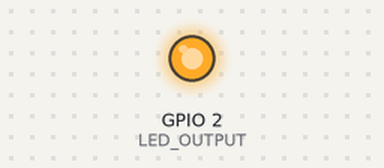
A sketch run on a simulated ESP32. On the bench: output pins drawn as LEDs (lit = HIGH). USB keyboard and mouse output is not drawn; pins used as bus, display or sensor lines are not drawn.

Above: at 16.3 s.
At 28.1 s:
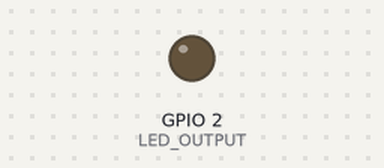
Timing chart, 0 to 40.8 s (numbered marks = the images above):
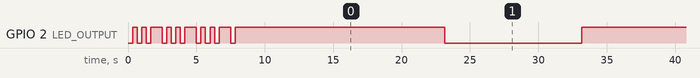

The sketch:

ESP32_HID.ino
```cpp
/*
   This example turns the ESP32 into a Bluetooth LE keyboard that writes the words, presses Enter, presses a media key and then Ctrl+Alt+Delete
*/
#include <BleKeyboard.h>

#define BAUD_RATE 115200
#define DEBUG 0
#define TIME_BTWN_CODES 1000
#define LED_OUTPUT 2
#define NAME "BLE Keyboard"
#define TIME_BEFORE_RESET 2000
#define PIN_RESET 4
#define TIME_IN_RESET 10000
#define TIME_AFTER_RESET 400
#define TIME_BETWEEN_ESP_RESET 60*1000
#define TIME_BETWEEN_ARD_RESET 2*60*60*1000


BleKeyboard bleKeyboard(NAME);

int flag = 1;
int Recebendo = 0;
int countKeepAlive = 0;
unsigned int timeLastChar = 0;
uint16_t *code;
uint8_t inicio = 0x00;
unsigned long int cont = 0;
int missedKeepAlives = 0;
unsigned long int t_last_reset_ard = 0;
unsigned int t_last_reset_esp = 0;


void setup()
{
  pinMode(LED_OUTPUT, OUTPUT);
  pinMode(PIN_RESET, OUTPUT);

  digitalWrite(LED_OUTPUT, HIGH);
  digitalWrite(PIN_RESET, HIGH);

  esp32TurnOn();

  Serial.begin(BAUD_RATE);
  Serial2.begin(BAUD_RATE);

  if (DEBUG)
    Serial.println("Starting BLE work!");

  flag = 1;
  beginBT();

  delay(500);
}

void loop()
{
  char HB = 0x0;
  char LB = 0x0;
  int erros_leitor = 0;

  //delay para dar tempo de monitorar o keep alive
  delay(5);

  countKeepAlive++;

  if ((countKeepAlive > 500) && (Recebendo == 0)) {

    Serial2.write('a');
    delay(100);

    inicio = 0x00;
    if (Serial2.available() > 0) {
      inicio = Serial2.read();
    } else missedKeepAlives ++;

    if (inicio == 0x07) {

      if (Serial2.available() > 0) {
        LB = Serial2.read();
        //if (Serial2.available() > 0) {
        //  HB = Serial2.read();
        //s}

        erros_leitor = ((HB << 8) + LB);

        if (erros_leitor > 100) {
          missedKeepAlives++;
        } else {
          missedKeepAlives = 0;
        }

      } else missedKeepAlives++;

    } else {
      //se não era caracter do keepalive, manda para bluetooth
      if ((inicio != 0x00)) { //se estou recebendo alguma coisa, tenho que imprimir
        Serial.print("eh o caso: ");
        Serial.write(inicio);
      }
    }

    if (DEBUG == 1) {
      Serial.println(erros_leitor);
      Serial.println(missedKeepAlives);
    }
    if (missedKeepAlives > 4) {
      resetArduino();
      missedKeepAlives = 0;
    }
    countKeepAlive = 0;
  }

  if (millis() - t_last_reset_ard > TIME_BETWEEN_ARD_RESET)
  {
    resetArduino();
    t_last_reset_ard = millis();
  }

  if (!bleKeyboard.isConnected() &&  millis() - t_last_reset_esp > TIME_BETWEEN_ESP_RESET)
  {
    bleKeyboard.begin();
    beginBT();
    ESP.restart();
    return;
  } else if (bleKeyboard.isConnected())
  {
#if (DEBUG)
    flag = test_connection(flag);
#endif

    while (Serial2.available() > 0)
    {
      receive_code_from_arduino();
    }
  }
}

int test_connection(int should_test)
{
  if (should_test)
  {
    Serial.println("Sending 'Hello world'...");
    bleKeyboard.print("Hello world");
    delay(1000);
    should_test = 0;
  }
  return should_test;
}

void receive_code_from_arduino()
{
  int x = 0;
  if (Serial2.available()) {
    Recebendo = 1;
    while (Serial2.available())
    {
      code[x++] = Serial2.read();
    }
  }
#if(DEBUG)
  Serial.println(code);
#endif

  for (int i = 0; i < x; i++)
  {
    send_string(i);
  }
}

void send_string(int x)
{
  if (code[x] == 0x19)
  {
    bleKeyboard.write(0x0D);
    bleKeyboard.write(0x0A);
    Recebendo = 0;
  }
  else {
    if ((inicio != 0x00) && (inicio != 0x07)) {
      bleKeyboard.write(inicio);
      inicio = 0x00;
    }
    bleKeyboard.write(code[x]);
  }

  if (DEBUG)
  {
    Serial.print((char)code[x]);
  }
}

void resetArduino()
{
  char c;

  digitalWrite(LED_OUTPUT, LOW);
  digitalWrite(PIN_RESET, LOW);
  delay(TIME_IN_RESET);
  digitalWrite(LED_OUTPUT, HIGH);
  digitalWrite(PIN_RESET, HIGH);
  delay(TIME_AFTER_RESET);

  while (Serial2.available() > 0)  {
    c = Serial2.read(); //limpa o buffer depois de resetar
  }
  Recebendo = 0;
}

void esp32TurnOn()
{
  for (int j = 0; j < 3; j++)
  {
    for (int i = 0; i < 3; i++)
    {
      digitalWrite(LED_OUTPUT, LOW);
      delay(333);
      digitalWrite(LED_OUTPUT, HIGH);
      delay(333);
    }
    delay(500);
  }
}

void beginBT()
{
  bleKeyboard.begin();
  for (int i = 0; i < 1.; i++)
  {
    digitalWrite(LED_OUTPUT, LOW);
    delay(333);
    digitalWrite(LED_OUTPUT, HIGH);
    delay(666);
  }
  delay(500);
}
```

Measured:
- by itself, GPIO 2 (LED_OUTPUT): repeats every 2.5 s: HIGH 0.33 s, LOW 0.33 s, HIGH 0.83 s, LOW 0.33 s, HIGH 0.33 s, LOW 0.33 s
